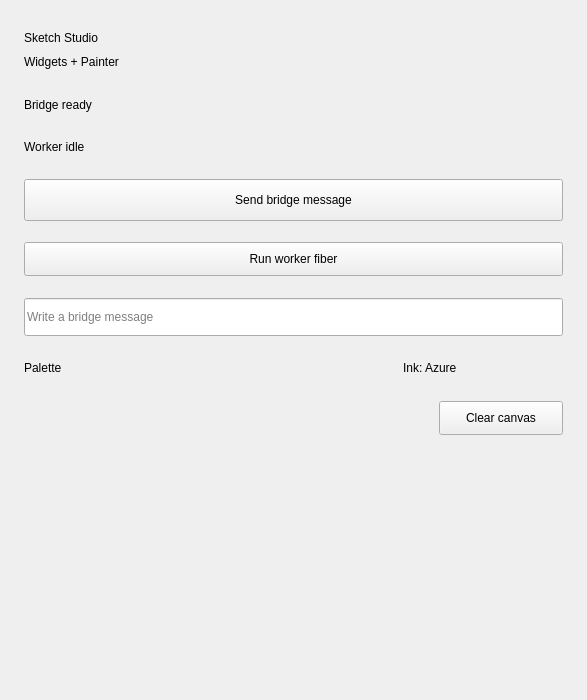
<?xml version="1.0" encoding="UTF-8"?>
<ui version="4.0">
 <class>Example42StudioWindow</class>
 <widget class="QMainWindow" name="Example42StudioWindow">
  <property name="geometry">
   <rect>
    <x>0</x>
    <y>0</y>
    <width>587</width>
    <height>700</height>
   </rect>
  </property>
  <property name="windowTitle">
   <string>Sketch Studio</string>
  </property>
  <widget class="QWidget" name="centralWidget">
   <property name="minimumSize">
    <size>
     <width>366</width>
     <height>612</height>
    </size>
   </property>
   <layout class="QVBoxLayout" name="rootLayout">
    <property name="spacing">
     <number>0</number>
    </property>
    <property name="leftMargin">
     <number>24</number>
    </property>
    <property name="topMargin">
     <number>24</number>
    </property>
    <property name="rightMargin">
     <number>24</number>
    </property>
    <property name="bottomMargin">
     <number>24</number>
    </property>
    <item>
     <widget class="QLabel" name="titleLabel">
      <property name="minimumSize">
       <size>
        <width>0</width>
        <height>28</height>
       </size>
      </property>
      <property name="text">
       <string>Sketch Studio</string>
      </property>
     </widget>
    </item>
    <item>
     <widget class="QLabel" name="subtitleLabel">
      <property name="minimumSize">
       <size>
        <width>0</width>
        <height>20</height>
       </size>
      </property>
      <property name="text">
       <string>Widgets + Painter</string>
      </property>
     </widget>
    </item>
    <item>
     <spacer name="subtitleGap">
      <property name="orientation">
       <enum>Qt::Vertical</enum>
      </property>
      <property name="sizeHint" stdset="0">
       <size>
        <width>20</width>
        <height>6</height>
       </size>
      </property>
     </spacer>
    </item>
    <item>
     <widget class="QLabel" name="statusLabel">
      <property name="minimumSize">
       <size>
        <width>0</width>
        <height>22</height>
       </size>
      </property>
      <property name="text">
       <string>Bridge ready</string>
      </property>
     </widget>
    </item>
    <item>
     <spacer name="statusGap">
      <property name="orientation">
       <enum>Qt::Vertical</enum>
      </property>
      <property name="sizeHint" stdset="0">
       <size>
        <width>20</width>
        <height>12</height>
       </size>
      </property>
     </spacer>
    </item>
    <item>
     <widget class="QLabel" name="runtimeLabel">
      <property name="minimumSize">
       <size>
        <width>0</width>
        <height>20</height>
       </size>
      </property>
      <property name="text">
       <string>Worker idle</string>
      </property>
     </widget>
    </item>
    <item>
     <spacer name="runtimeGap">
      <property name="orientation">
       <enum>Qt::Vertical</enum>
      </property>
      <property name="sizeHint" stdset="0">
       <size>
        <width>20</width>
        <height>12</height>
       </size>
      </property>
     </spacer>
    </item>
    <item>
     <widget class="QPushButton" name="bridgeButton">
      <property name="minimumSize">
       <size>
        <width>0</width>
        <height>42</height>
       </size>
      </property>
      <property name="text">
       <string>Send bridge message</string>
      </property>
     </widget>
    </item>
    <item>
     <spacer name="bridgeGap">
      <property name="orientation">
       <enum>Qt::Vertical</enum>
      </property>
      <property name="sizeHint" stdset="0">
       <size>
        <width>20</width>
        <height>12</height>
       </size>
      </property>
     </spacer>
    </item>
    <item>
     <widget class="QPushButton" name="fiberButton">
      <property name="minimumSize">
       <size>
        <width>0</width>
        <height>34</height>
       </size>
      </property>
      <property name="text">
       <string>Run worker fiber</string>
      </property>
     </widget>
    </item>
    <item>
     <spacer name="fiberGap">
      <property name="orientation">
       <enum>Qt::Vertical</enum>
      </property>
      <property name="sizeHint" stdset="0">
       <size>
        <width>20</width>
        <height>12</height>
       </size>
      </property>
     </spacer>
    </item>
    <item>
     <widget class="QLineEdit" name="messageEdit">
      <property name="minimumSize">
       <size>
        <width>0</width>
        <height>38</height>
       </size>
      </property>
      <property name="placeholderText">
       <string>Write a bridge message</string>
      </property>
     </widget>
    </item>
    <item>
     <spacer name="lineEditGap">
      <property name="orientation">
       <enum>Qt::Vertical</enum>
      </property>
      <property name="sizeHint" stdset="0">
       <size>
        <width>20</width>
        <height>12</height>
       </size>
      </property>
     </spacer>
    </item>
    <item>
     <widget class="QWidget" name="paletteHeaderRow">
      <property name="minimumSize">
       <size>
        <width>0</width>
        <height>22</height>
       </size>
      </property>
      <layout class="QHBoxLayout" name="paletteHeaderLayout">
       <property name="spacing">
        <number>12</number>
       </property>
       <property name="leftMargin">
        <number>0</number>
       </property>
       <property name="topMargin">
        <number>0</number>
       </property>
       <property name="rightMargin">
        <number>0</number>
       </property>
       <property name="bottomMargin">
        <number>0</number>
       </property>
       <item>
        <widget class="QLabel" name="paletteLabel">
         <property name="minimumSize">
          <size>
           <width>100</width>
           <height>22</height>
          </size>
         </property>
         <property name="text">
          <string>Palette</string>
         </property>
        </widget>
       </item>
       <item>
        <spacer name="paletteHeaderSpacer">
         <property name="orientation">
          <enum>Qt::Horizontal</enum>
         </property>
         <property name="sizeType">
          <enum>QSizePolicy::Expanding</enum>
         </property>
         <property name="sizeHint" stdset="0">
          <size>
           <width>40</width>
           <height>20</height>
          </size>
         </property>
        </spacer>
       </item>
       <item>
        <widget class="QLabel" name="currentInkLabel">
         <property name="minimumSize">
          <size>
           <width>160</width>
           <height>22</height>
          </size>
         </property>
         <property name="text">
          <string>Ink: Azure</string>
         </property>
        </widget>
       </item>
      </layout>
     </widget>
    </item>
    <item>
     <spacer name="paletteHeaderGap">
      <property name="orientation">
       <enum>Qt::Vertical</enum>
      </property>
      <property name="sizeHint" stdset="0">
       <size>
        <width>20</width>
        <height>10</height>
       </size>
      </property>
     </spacer>
    </item>
    <item>
     <widget class="QWidget" name="paletteActionRow">
      <property name="minimumSize">
       <size>
        <width>0</width>
        <height>34</height>
       </size>
      </property>
      <layout class="QHBoxLayout" name="paletteActionLayout">
       <property name="spacing">
        <number>12</number>
       </property>
       <property name="leftMargin">
        <number>0</number>
       </property>
       <property name="topMargin">
        <number>0</number>
       </property>
       <property name="rightMargin">
        <number>0</number>
       </property>
       <property name="bottomMargin">
        <number>0</number>
       </property>
       <item>
        <widget class="QWidget" name="swatchStrip">
         <property name="minimumSize">
          <size>
           <width>182</width>
           <height>30</height>
          </size>
         </property>
        </widget>
       </item>
       <item>
        <spacer name="paletteActionSpacer">
         <property name="orientation">
          <enum>Qt::Horizontal</enum>
         </property>
         <property name="sizeType">
          <enum>QSizePolicy::Expanding</enum>
         </property>
         <property name="sizeHint" stdset="0">
          <size>
           <width>40</width>
           <height>20</height>
          </size>
         </property>
        </spacer>
       </item>
       <item>
        <widget class="QPushButton" name="clearButton">
         <property name="minimumSize">
          <size>
           <width>124</width>
           <height>34</height>
          </size>
         </property>
         <property name="text">
          <string>Clear canvas</string>
         </property>
        </widget>
       </item>
      </layout>
     </widget>
    </item>
    <item>
     <spacer name="paletteActionGap">
      <property name="orientation">
       <enum>Qt::Vertical</enum>
      </property>
      <property name="sizeHint" stdset="0">
       <size>
        <width>20</width>
        <height>12</height>
       </size>
      </property>
     </spacer>
    </item>
    <item>
     <widget class="QWidget" name="canvasHost">
      <property name="minimumSize">
       <size>
        <width>220</width>
        <height>220</height>
       </size>
      </property>
     </widget>
    </item>
   </layout>
  </widget>
 </widget>
 <resources/>
 <connections/>
</ui>
